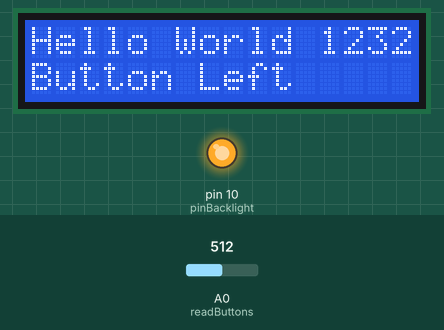
This sketch was run on a simulated Arduino Uno, built with avr-gcc and run on an emulated ATmega328P. Shown: 16×2 character LCD, output pins drawn as LEDs (lit = HIGH). Dashed ring = blinking. Inputs (shaded band) come from the test bench; at power-on: A0 (readButtons) = 512. What the sketch prints to the serial monitor is not drawn.

Above: at 1.28 s.
1.3 s: A0 (readButtons) set to 54
At 1.39 s:
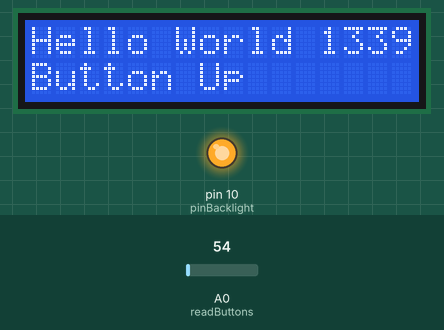
3.1 s: A0 (readButtons) set to 47
At 3.3 s:
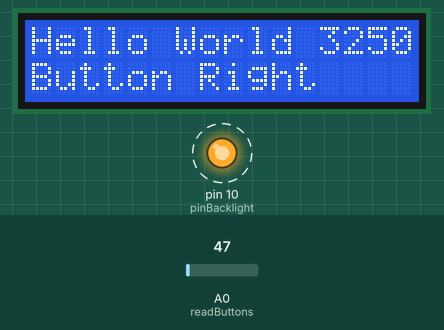
4.9 s: A0 (readButtons) set to 260
At 5.01 s:
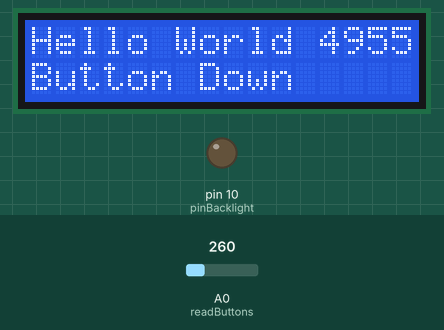
6.7 s: A0 (readButtons) set to 660
At 6.82 s:
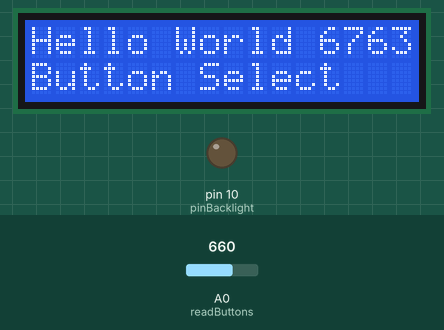
8.5 s: A0 (readButtons) set to 1010
At 8.63 s:
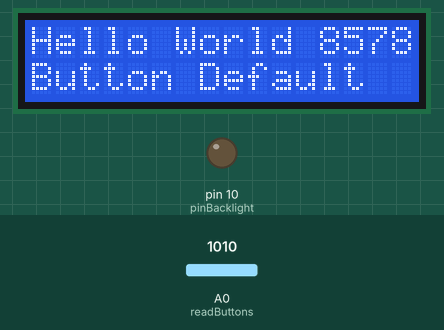
10.4 s: A0 (readButtons) set to 990
At 10.55 s:
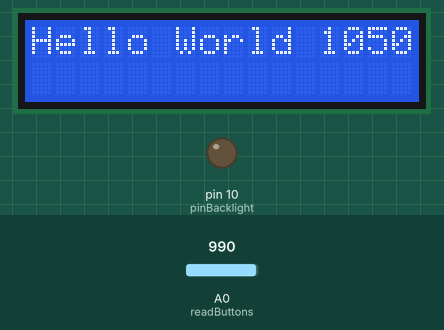
Timing chart, 0 to 13.3 s (numbered marks = the images above; inputs shaded):
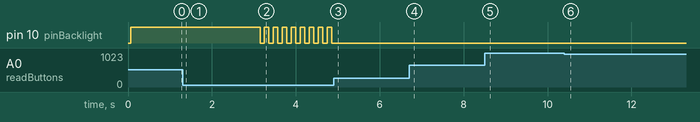

The sketch:

LCD_shield_test.ino
```cpp
////////////////////////////////////////////////////////////
#include <LiquidCrystal.h>

// LCD 핀 설정
LiquidCrystal lcd(8, 9, 4, 5, 6, 7);

int keyIn=0;    // 선택된 버튼값
int btnAdc=0;   // 버튼 입력받은 ADC값

#define btnRight    0
#define btnUp       1
#define btnDown     2
#define btnLeft     3
#define btnSelect   4
#define btnDefault  5
#define pinBacklight  10

int backlightStates=1;  // backlight 제어, 1:on, 0:off

// button 읽기
int readButtons()
{
  btnAdc=analogRead(A0); // 버튼들은 A0에 연결되어 있다.

  if (btnAdc > 1000)
  {
    return btnDefault;
  }
  else if (btnAdc < 50)
  {
    return btnRight;
  }
  else if (btnAdc < 250)
  {
    return btnUp;
  }
  else if (btnAdc < 450)
  {
    return btnDown;
  }
  else if (btnAdc < 650)
  {
    return btnLeft;
  }
  else if (btnAdc < 850)
  {
    return btnSelect;
  }
}

void setup()
{
  lcd.begin(16, 2);
  Serial.begin(9600);

  pinMode(pinBacklight, OUTPUT);
}

void loop()
{
  lcd.setCursor(0, 0);
  lcd.print("Hello World ");
  lcd.print(millis());
  lcd.setCursor(0, 1);

  keyIn=readButtons();
  switch (keyIn)
  {
    case btnRight:
      lcd.print("Button Right");
      Serial.println("Button Right");
      backlightStates=!backlightStates;
    break;
    case btnLeft:
      lcd.print("Button Left");
      Serial.println("Button Left");
    break;
    case btnUp:
      lcd.print("Button Up");
      Serial.println("Button Up");
    break;
    case btnDown:
      lcd.print("Button Down");
      Serial.println("Button Down");
    break;
    case btnSelect:
      lcd.print("Button Select");
      Serial.println("Button Select");
    break;
    case btnDefault:
      lcd.print("Button Default");
      Serial.println("Button Default");
    break;
  }

  digitalWrite(pinBacklight, backlightStates);

  delay(100);
  lcd.clear();
}
////////////////////////////////////////////////////////////
```

Measured:
- the behaviour switches between 50 and 49 on A0 (readButtons) (found by bisection; images 1 and 2)
- after the input at 1.3 s, the display: changes at once (image 1)
- after the input at 3.1 s, pin 10 (pinBacklight): alternates HIGH for 0.11 s and LOW for 0.11 s, starting after 0.05 s; the display: first changes after 0.05 s (image 2 shows a later state)
- after the input at 4.9 s, pin 10 (pinBacklight): stops changing and stays LOW; the display: changes after 0.06 s (image 3)
- after the input at 6.7 s, the display: changes after 0.07 s (image 4)
- after the input at 8.5 s, the display: changes after 0.08 s (image 5)
- after the input at 10.4 s, the display: changes after 0.10 s (image 6)
